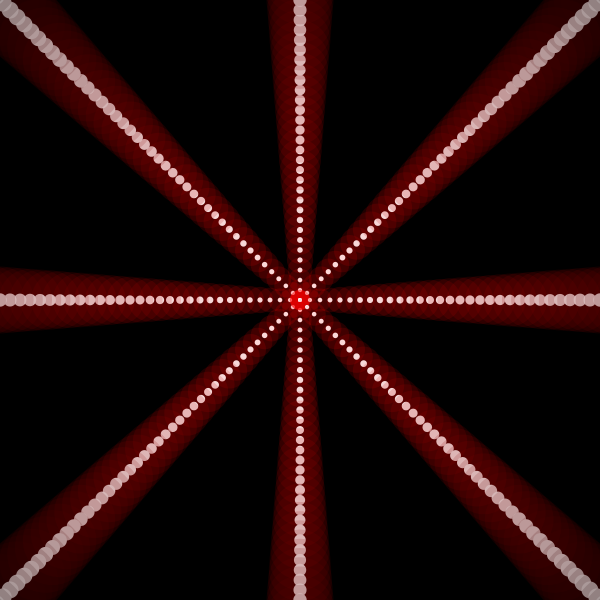
Frame 1 (no input)
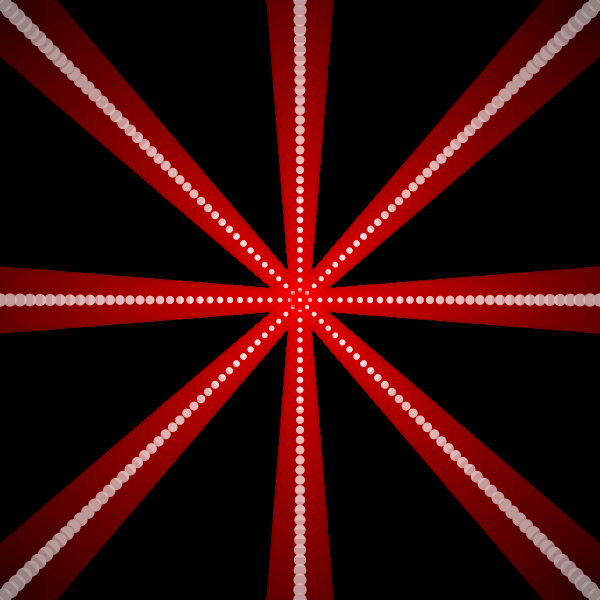
Frame 60 (the mouse pressed at the canvas centre just before this capture)
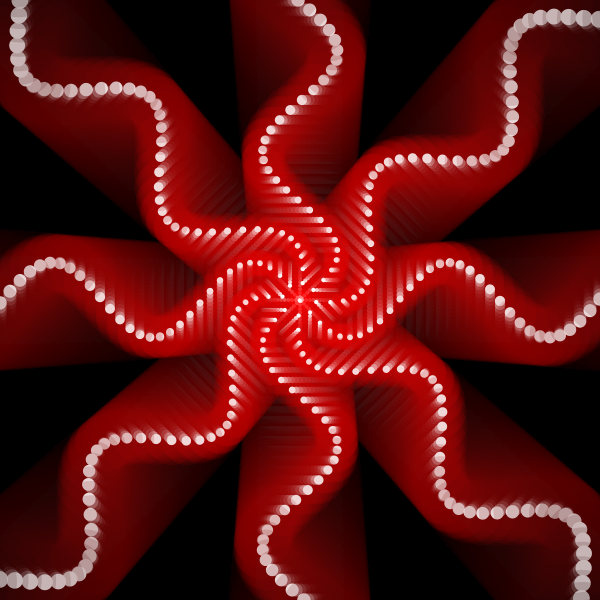
Frame 120 (the mouse held since frame 60 and released just before this capture)

The Processing sketch that drew these frames (run headless with seeded random() and noise(); from frame 60 on, the mouse is pressed at the canvas centre):

// Processing sketch: processing_137030
// ── processing_137030.pde

float cont2;

void setup()
{
  size(600,600);
  background(0);
}

void draw()
{
  noStroke();
  fill(0,10);
  rect(0,0,width,height);
  translate(width/2,height/2);
  for (int i =0; i<8; i++)
  {
    for (float cont=0; cont<PI; cont = cont + PI/60)
    {
      fill(255-30*PI*cont,0,0,40);
     ellipse(
         mouseX/8.0*sin(cont2-6*cont),
         cont*height/PI,
         20+cont*30,20+cont*30);
         
      fill(255);
      ellipse(
         mouseX/8.0*sin(cont2-6*cont),
         cont*height/PI,
         4+cont*6,4+cont*6);
    }
     cont2 = cont2 + PI/240;
     rotate(TWO_PI/8);
  }  
}
